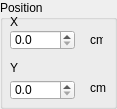
                 <widget class="QGroupBox" name="groupBox_12">
                  <property name="minimumSize">
                   <size>
                    <width>117</width>
                    <height>0</height>
                   </size>
                  </property>
                  <property name="title">
                   <string>Position</string>
                  </property>
                  <widget class="QLabel" name="label_72">
                   <property name="geometry">
                    <rect>
                     <x>10</x>
                     <y>14</y>
                     <width>47</width>
                     <height>16</height>
                    </rect>
                   </property>
                   <property name="text">
                    <string>X</string>
                   </property>
                  </widget>
                  <widget class="QLabel" name="label_73">
                   <property name="geometry">
                    <rect>
                     <x>10</x>
                     <y>60</y>
                     <width>47</width>
                     <height>16</height>
                    </rect>
                   </property>
                   <property name="text">
                    <string>Y</string>
                   </property>
                  </widget>
                  <widget class="QLabel" name="label_88">
                   <property name="geometry">
                    <rect>
                     <x>90</x>
                     <y>30</y>
                     <width>13</width>
                     <height>20</height>
                    </rect>
                   </property>
                   <property name="text">
                    <string>cm</string>
                   </property>
                  </widget>
                  <widget class="QLabel" name="label_89">
                   <property name="geometry">
                    <rect>
                     <x>90</x>
                     <y>80</y>
                     <width>16</width>
                     <height>16</height>
                    </rect>
                   </property>
                   <property name="text">
                    <string>cm</string>
                   </property>
                  </widget>
                  <widget class="QDoubleSpinBox" name="sbP1XJanela">
                   <property name="geometry">
                    <rect>
                     <x>10</x>
                     <y>30</y>
                     <width>65</width>
                     <height>20</height>
                    </rect>
                   </property>
                   <property name="maximumSize">
                    <size>
                     <width>65</width>
                     <height>16777215</height>
                    </size>
                   </property>
                   <property name="decimals">
                    <number>1</number>
                   </property>
                   <property name="maximum">
                    <double>10000.000000000000000</double>
                   </property>
                   <property name="singleStep">
                    <double>10.000000000000000</double>
                   </property>
                  </widget>
                  <widget class="QDoubleSpinBox" name="sbP1YJanela">
                   <property name="geometry">
                    <rect>
                     <x>10</x>
                     <y>80</y>
                     <width>65</width>
                     <height>20</height>
                    </rect>
                   </property>
                   <property name="maximumSize">
                    <size>
                     <width>65</width>
                     <height>16777215</height>
                    </size>
                   </property>
                   <property name="decimals">
                    <number>1</number>
                   </property>
                   <property name="maximum">
                    <double>10000.000000000000000</double>
                   </property>
                   <property name="singleStep">
                    <double>10.000000000000000</double>
                   </property>
                  </widget>
                 </widget>
